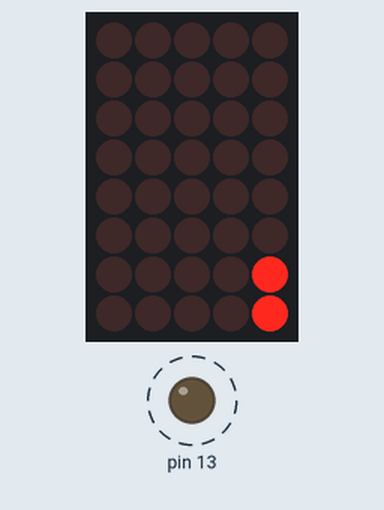
Recording of a sketch running on a simulated Arduino Nano, built with avr-gcc and run on an emulated ATmega328P. Shown: 5×8 LED matrix, output pins drawn as LEDs (lit = HIGH). Wiring (inferred from the names in the program): LED matrix (orientation assumed): rows pin 2, pin 3, pin 4, pin 5, pin 6, pin 7, pin 17, pin 16; columns pin 8, pin 9, pin 10, pin 11, pin 12. Dashed ring = blinking. Pins used as bus, display or sensor lines are not drawn.

Above: at 0.77 s.
At 9.27 s:
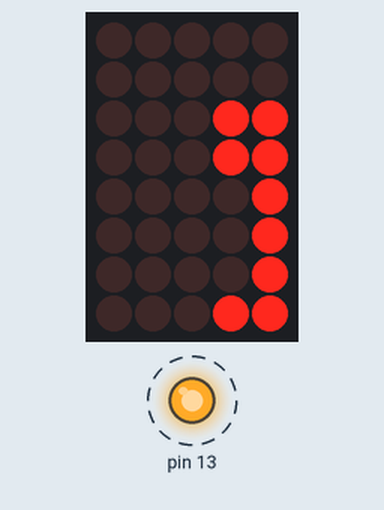
At 19.27 s:
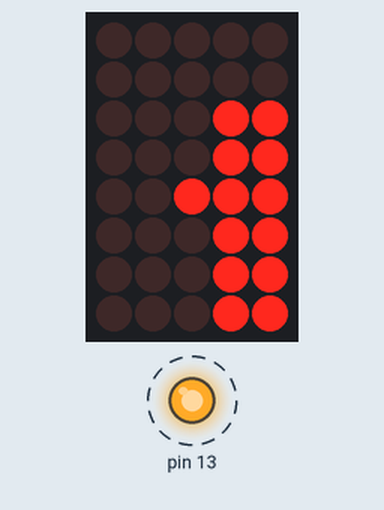
At 39.27 s:
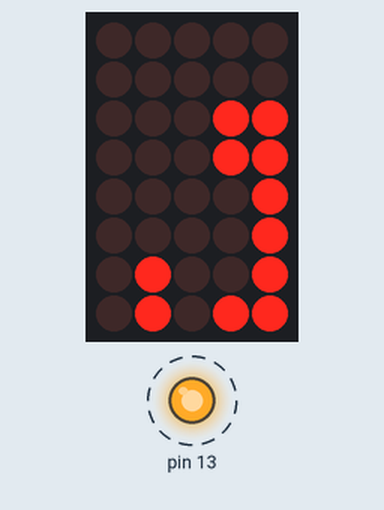
Timing chart, 0 to 40.0 s (numbered marks = the images above):
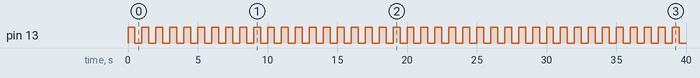

The sketch:

berlinUhr.ino
```cpp
// (licence header left out)
volatile uint8_t row_index = 0;
const uint8_t row_index_MAX = 4;
const uint8_t rows[row_index_MAX + 1] = {8, 9, 10, 11, 12};
volatile uint8_t col_index = 0;
const uint8_t col_index_MAX = 7;
const uint8_t cols[col_index_MAX + 8] = {2, 3, 4, 5, 6, 7, 17, 16};

uint8_t test_hours = 0;
uint8_t test_mins = 0;

static volatile uint8_t colMasks[5] = {0x8F, 0xCF, 0xAA, 0xAA, 0xff};

void setup()
{
  int i;

  // setup Timer
  TCCR2A = (1 << WGM21); //Set the CTC mode
  OCR2A = 0xFF; //Value for ORC0A
  TIMSK2 |= (1 << OCIE2A); //Set the interrupt request
  TCCR2B = (1 << CS22);

  //setup IO
  for (i = 0; i <= row_index_MAX; i++)
    pinMode(rows[i], OUTPUT);
  for (i = 0; i <= col_index_MAX; i++)
  {
    pinMode(cols[i], OUTPUT);
    digitalWrite(cols[i], HIGH);
  }
  pinMode(13, OUTPUT);

  sei(); //Enable interrupt
}

void loop()
{
  showHours(test_hours);
  showMinutes(test_mins++);
  digitalWrite(13, test_mins & 1);
  if (test_mins >= 60)
  {
    test_mins = 0;
    test_hours++;
    if (test_hours > 24) test_hours = 0;
  }
  delay(500);
}

static void displaySetCols(uint8_t  colMask)
{
  PORTD |= (0xFC);    // PD2...PD7  -> High
  PORTC |= (0x0C);    // PC3/PC2    -> High
  if (colMask & 0x01) PORTD &= ~(1 << 2); //digitalWrite(cols[0], LOW);   // sitch col on
  if (colMask & 0x02) PORTD &= ~(1 << 3); //digitalWrite(cols[1], LOW);   // sitch col on
  if (colMask & 0x04) PORTD &= ~(1 << 4); //digitalWrite(cols[2], LOW);   // sitch col on
  if (colMask & 0x08) PORTD &= ~(1 << 5); //digitalWrite(cols[3], LOW);   // sitch col on
  if (colMask & 0x10) PORTD &= ~(1 << 6); //digitalWrite(cols[4], LOW);   // sitch col on
  if (colMask & 0x20) PORTD &= ~(1 << 7); //digitalWrite(cols[5], LOW);   // sitch col on
  if (colMask & 0x40) PORTC &= ~(1 << 3); //digitalWrite(cols[6], LOW);   // sitch col on
  if (colMask & 0x80) PORTC &= ~(1 << 2); //digitalWrite(cols[7], LOW);   // sitch col on
}


ISR(TIMER2_COMPA_vect)   //This is the interrupt request
{
  //digitalWrite(rows[row_index], LOW);
  PORTB &= ~(0x1F);   // all rows off;

  displaySetCols(colMasks[row_index]);
  digitalWrite(rows[row_index], HIGH);

  row_index++;
  if (row_index > row_index_MAX)
    row_index = 0;
}

static void showHours(uint8_t hours)
{
  uint8_t colMask0Shadow = 0;
  uint8_t colMask1Shadow = 0;

  // first row with 5h digits
  if (hours >= 5)    colMask0Shadow |= 0xC0; // show first 5h digit
  if (hours >= 10)   colMask0Shadow |= 0x30; // show second 5h digit
  if (hours >= 15)   colMask0Shadow |= 0x0C; // show third 5h digit
  if (hours >= 20)   colMask0Shadow |= 0x03; // show fourth 5h digit
  hours %= 5;

  // second row with 1h digits
  if (hours >= 1)    colMask1Shadow |= 0xC0; // show first 1h digit
  if (hours >= 2)    colMask1Shadow |= 0x30; // show second 1h digit
  if (hours >= 3)    colMask1Shadow |= 0x0C; // show third 1h digit
  if (hours >= 4)    colMask1Shadow |= 0x03; // show fourth 1h digit

  colMasks[0] = colMask0Shadow;
  colMasks[1] = colMask1Shadow;
}


static void showMinutes(uint8_t minutes)
{
  uint8_t colMask2Shadow = 0;
  uint8_t colMask3Shadow = 0;
  uint8_t colMask4Shadow = 0;

  // first row with 5min digits
  if (minutes >= 5)   colMask3Shadow |= 0x04;
  if (minutes >= 10)  colMask3Shadow |= 0x08;
  if (minutes >= 15)  colMask3Shadow |= 0x80;
  if (minutes >= 20)  colMask3Shadow |= 0x40;
  if (minutes >= 25)  colMask3Shadow |= 0x20;
  if (minutes >= 30)  colMask3Shadow |= 0x10;
  if (minutes >= 35)  colMask2Shadow |= 0x10;
  if (minutes >= 40)  colMask2Shadow |= 0x08;
  if (minutes >= 45)  colMask2Shadow |= 0x04;
  if (minutes >= 50)  colMask2Shadow |= 0x02;
  if (minutes >= 55)  colMask2Shadow |= 0x01;

  minutes %= 5;
  if (minutes >= 1)   colMask4Shadow |= 0xC0;
  if (minutes >= 2)   colMask4Shadow |= 0x30;
  if (minutes >= 3)   colMask4Shadow |= 0x0C;
  if (minutes >= 4)   colMask4Shadow |= 0x03;


  colMasks[2] = colMask2Shadow;
  colMasks[3] = colMask3Shadow;
  colMasks[4] = colMask4Shadow;
}
```

Measured:
- by itself, pin 13: alternates HIGH for 0.50 s and LOW for 0.50 s
- what the display in image 0 shows lasts 0.5 s, from 0.5 s to 1.0 s
